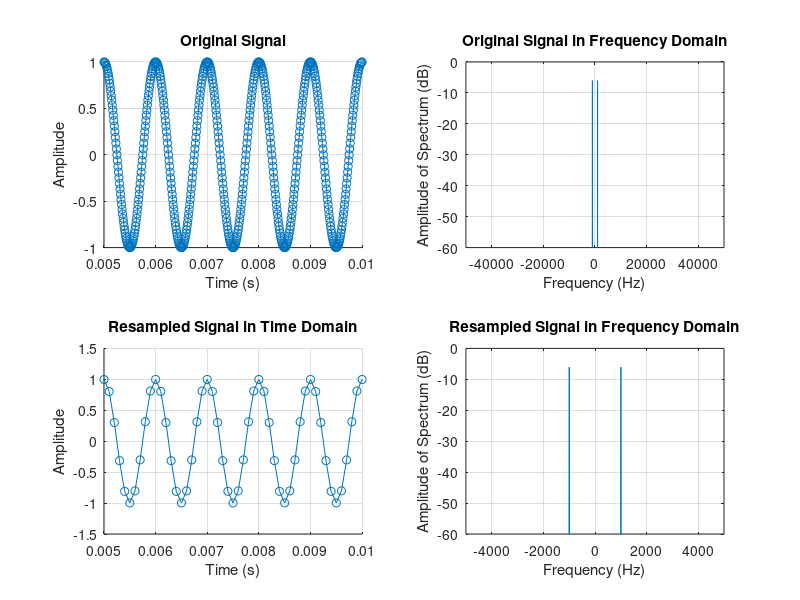

Recreate this plot in MATLAB.
% Resampling
%
% Turker Dolapci
% 2024.10.15

clear all
close all
clc

%% Generate a sinusoidal signal
fc=1e3; %frequency of the test signal to be generated

fs= 100*1e3 %sampling rate
numsamp=10000;%number of samples to be generated

timedur=(numsamp-1)/fs;
t=0:(1/fs):(timedur); %time vector
y=cos(2*pi*fc*t); %signal

fftlen=length(y);
fft_y=abs(fftshift(fft(y,fftlen)))/fftlen; %magnitude of the fft of x
fft_y_dBscale=20*log10(fft_y); %magnitude of the fft of x in dB scale
df=fs/fftlen; %frequency resolution (frequency bin width)
freqaxis= (((-fs/2):df:((fs/2)-df)) + (mod(fftlen,2)*df)/2).'; %frequency axis

figure;
subplot(2,2,1)
scatter(t,y)
hold on
plot(t,y)
grid on
title('Original Signal')
xlabel('Time (s)')
ylabel('Amplitude')
xlim([5/fc 10/fc])

subplot(2,2,2)
plot(freqaxis,fft_y_dBscale)
grid on
title('Original Signal in Frequency Domain')
xlabel('Frequency (Hz)')
ylabel('Amplitude of Spectrum (dB)')
ylim([-60 0])
xlim([min(freqaxis) max(freqaxis)])

%% Resample the sinusoidal signal by interpolation and decimation
interpratio=5; %interpolation ratio
decratio=50; %decimation ratio

y_resamp = interp(y,interpratio); %interpolation of the data
y_resamp = decimate(y_resamp,decratio); %decimation of the data

% interpolation and decimation in single line
% y_resamp = resample(y,interpratio,decratio); 

fs_resamp=fs*interpratio/decratio %new sampling rate
t_resamp=0:(1/fs_resamp):(timedur); %new time vector

fftlen_resamp=length(y_resamp);
fft_y_resamp=abs(fftshift(fft(y_resamp,fftlen_resamp)))/fftlen_resamp; %magnitude of the fft of x
fft_y_resamp_dBscale=20*log10(fft_y_resamp); %magnitude of the fft of x in dB scale
df_resamp=fs_resamp/fftlen_resamp; %frequency resolution (frequency bin width)
freqaxis_resamp= (((-fs_resamp/2):df_resamp:((fs_resamp/2)-df_resamp)) + (mod(fftlen_resamp,2)*df_resamp)/2).'; %frequency axis

subplot(2,2,3)
scatter(t_resamp,y_resamp)
hold on
plot(t_resamp,y_resamp)
grid on
title('Resampled Signal in Time Domain')
xlabel('Time (s)')
ylabel('Amplitude')
xlim([5/fc 10/fc])

subplot(2,2,4)
plot(freqaxis_resamp,fft_y_resamp_dBscale)
grid on
title('Resampled Signal in Frequency Domain')
xlabel('Frequency (Hz)')
ylabel('Amplitude of Spectrum (dB)')
ylim([-60 0])
xlim([min(freqaxis_resamp) max(freqaxis_resamp)])